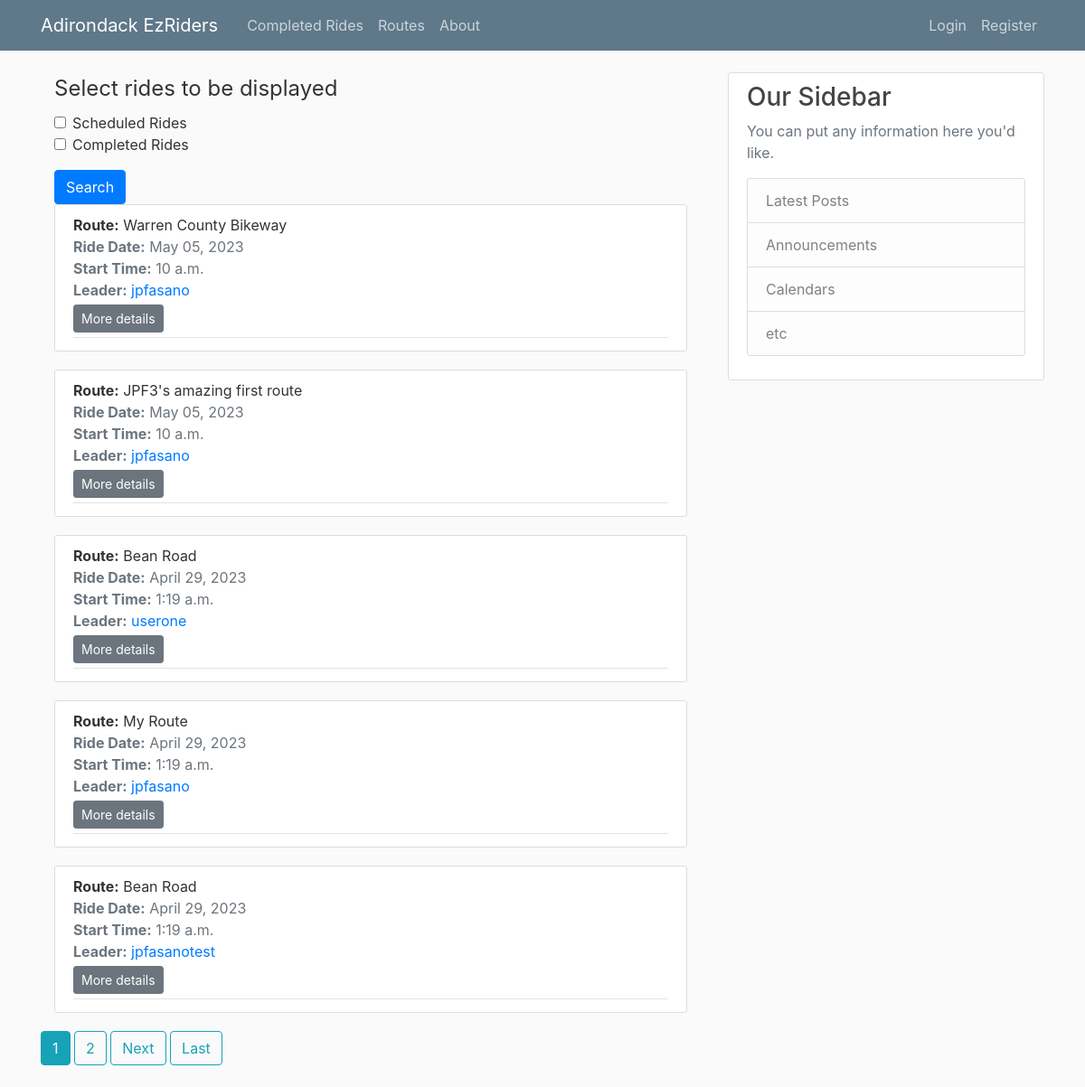
Screenshot of /rides/ with the database file from the repository.
### rides/models.py (models this page shows, shortened)
class Ride(models.Model):
    leader = models.ForeignKey(User, blank=False, null=True, on_delete=models.SET_NULL)
    route = models.ForeignKey(Route, blank=False, null=True, on_delete=models.SET_NULL)
    additional_details = RichTextField(blank=True, null=True)
    ride_date = models.DateField()
    start_time = models.TimeField()
    participants = models.ManyToManyField(User, related_name='ride_participants')
    class Meta:
        ordering = ['-ride_date']

### routes/models.py (models this page shows, shortened)
class Route(models.Model):
    route_name = models.CharField(max_length=100)
    description = RichTextField(blank=True, null=True)
    date_posted = models.DateTimeField(default=timezone.now)
    distance = models.PositiveSmallIntegerField()
    start_location = RichTextField(blank=True, null=True)
    author = models.ForeignKey(User, blank=True, null=True, on_delete=models.SET_NULL)

### rides/views.py (the view)
# urls.py: path('rides/', RidesListView.as_view(), name='rides'),
class RidesListView(FilterView):
    model = Ride
    template_name = 'rides/rides.html'  # <app>/<model>_<viewtype>.html
    context_object_name = 'rides'
    ordering = ['-ride_date']  # Newest to oldest
    filterset_class = RideFilter
    paginate_by = 5

### rides/templates/rides/rides.html (shortened to what this page needs)
{% extends "base.html" %}
{% load crispy_forms_filters %}
{% block content %}
    <div class="container">
        <form method="GET">
            {{ filter.form|crispy }}
            <button type="submit" class="btn btn-primary">Search</button>
        </form>
        {% for object in object_list %}
            {% include "rides/inc_ride_article.html" %}
        {% endfor %}
    </div>
    {% if is_paginated %}
        {% for num in page_obj.paginator.page_range %}
            {% if page_obj.number == num %}
                <a class="btn btn-info mb-4" href="?page={{ num }}">{{ num }}</a>
            {% elif num > page_obj.number|add:'-3' or num < page_obj.number|add:'3' %}
                <a class="btn btn-outline-info mb-4" href="?page={{ num }}">{{ num }}</a>
            {% endif %}
        {% endfor %}
        {% if page_obj.has_next %}
            <a class="btn btn-outline-info mb-4" href="?page={{ page_obj.next_page_number }}">Next</a>
            <a class="btn btn-outline-info mb-4" href="?page={{ page_obj.paginator.num_pages }}">Last</a>
        {% endif %}
    {% endif %}
{% endblock content %}

### rides/templates/rides/inc_ride_article.html
<article class="media content-section">
    <div class="media-body">
        <div class="article-metadata">
            <div class="mr-2"><strong>Route:</strong> {{ object.route.route_name }}</div>
            <div class="text-muted"><strong>Ride Date:</strong> {{ object.ride_date|date:"F d, Y" }}</div>
            <div class="text-muted"><strong>Start Time:</strong> {{ object.start_time }}</div>
            <div class="text-muted">
                <strong>Leader:</strong> <a
                    href="{% url 'user-rides' object.leader.username %}"> {{ object.leader.username }}</a>
            </div>
            <div>
                <a class="btn  btn-secondary btn-sm mt-1 mb-1" href="{% url 'ride-detail' object.id %}">More
                    details</a>
            </div>
        </div>
    </div>
</article>

### static/main.css (style rules this page uses)
body { background: #fafafa; color: #333333; margin-top: 5rem; }
.content-section { background: #ffffff; padding: 10px 20px; border: 1px solid #dddddd; border-radius: 3px; margin-bottom: 20px; }
.article-metadata { padding-bottom: 1px; margin-bottom: 4px; border-bottom: 1px solid #e3e3e3 }

### rows the page displays
Ride: route.route_name "Warren County Bikeway", ride_date "May 05, 2023", start_time "10 a.m.", leader.username "jpfasano"
Ride: route.route_name "JPF3's amazing first route", ride_date "May 05, 2023", start_time "10 a.m.", leader.username "jpfasano"
Ride: route.route_name "Bean Road", ride_date "April 29, 2023", start_time "1:19 a.m.", leader.username "userone"
Ride: route.route_name "My Route", ride_date "April 29, 2023", start_time "1:19 a.m.", leader.username "jpfasano"
Ride: route.route_name "Bean Road", ride_date "April 29, 2023", start_time "1:19 a.m.", leader.username "jpfasanotest"

### other values shown
{{ num }} "1"
{{ num }} "2"
